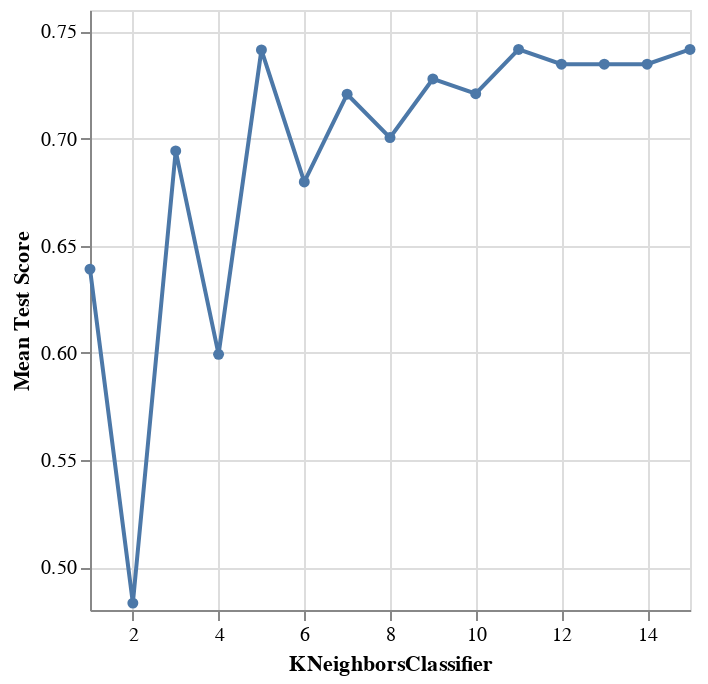

The code cell stored with this chart in its notebook:
### Code cell
# repeat above steps for players_preprocessor_2 to find accuracy
# create pipe

players_pipe_2=make_pipeline(players_preprocessor_2, knn_spec)
             
# perform standard 5-fold cross validation

knn_tune_grid_2=GridSearchCV(
        estimator=players_pipe_2,
        param_grid=param_grid,
        cv=5
    )

# fit tuned grid to X and y

knn_model_grid_2=knn_tune_grid_2.fit(X_train_2, y)

# find the results and store in a new dataframe 

accuracies_grid_2=pd.DataFrame(knn_model_grid_2.cv_results_)


# create a line graph (with points) to visualize results and help determine optimal KNeighbors value

accuracy_k_grid_2=alt.Chart(accuracies_grid_2).mark_line(point=True).encode(
    x=alt.X("param_kneighborsclassifier__n_neighbors").title("KNeighborsClassifier").scale(zero=False),
    y=alt.Y("mean_test_score").title("Mean Test Score").scale(zero=False)
)
accuracy_k_grid_2

### Figure 1 — Vega-Lite specification as saved in the notebook (floating-point values rounded to 4 significant figures)
{"config": {"view": {"continuousWidth": 300, "continuousHeight": 300}}, "data": {"name": "data-e940518ab6518a79f72b4a72babcf199"}, "mark": {"type": "line", "point": true}, "encoding": {"x": {"field": "param_kneighborsclassifier__n_neighbors", "scale": {"zero": false}, "title": "KNeighborsClassifier", "type": "quantitative"}, "y": {"field": "mean_test_score", "scale": {"zero": false}, "title": "Mean Test Score", "type": "quantitative"}}, "$schema": "https://vega.github.io/schema/vega-lite/v5.20.1.json", "datasets": {"data-e940518ab6518a79f72b4a72babcf199": [{"mean_fit_time": 0.003526, "std_fit_time": 0.0002231, "mean_score_time": 0.003934, "std_score_time": 0.0003439, "param_kneighborsclassifier__n_neighbors": 1, "params": {"kneighborsclassifier__n_neighbors": 1}, "split0_test_score": 0.7, "split1_test_score": 0.6333, "split2_test_score": 0.5862, "split3_test_score": 0.5862, "split4_test_score": 0.6897, "mean_test_score": 0.6391, "std_test_score": 0.04877, "rank_test_score": 13}, {"mean_fit_time": 0.003728, "std_fit_time": 0.000815, "mean_score_time": 0.003696, "std_score_time": 0.0001089, "param_kneighborsclassifier__n_neighbors": 2, "params": {"kneighborsclassifier__n_neighbors": 2}, "split0_test_score": 0.4667, "split1_test_score": 0.4667, "split2_test_score": 0.4138, "split3_test_score": 0.5172, "split4_test_score": 0.5517, "mean_test_score": 0.4832, "std_test_score": 0.04737, "rank_test_score": 15}, {"mean_fit_time": 0.00334, "std_fit_time": 4.492e-05, "mean_score_time": 0.005056, "std_score_time": 0.002778, "param_kneighborsclassifier__n_neighbors": 3, "params": {"kneighborsclassifier__n_neighbors": 3}, "split0_test_score": 0.7, "split1_test_score": 0.6333, "split2_test_score": 0.7241, "split3_test_score": 0.7586, "split4_test_score": 0.6552, "mean_test_score": 0.6943, "std_test_score": 0.0454, "rank_test_score": 11}, {"mean_fit_time": 0.003319, "std_fit_time": 8.171e-05, "mean_score_time": 0.003658, "std_score_time": 4.15e-05, "param_kneighborsclassifier__n_neighbors": 4, "params": {"kneighborsclassifier__n_neighbors": 4}, "split0_test_score": 0.5, "split1_test_score": 0.6, "split2_test_score": 0.6552, "split3_test_score": 0.6207, "split4_test_score": 0.6207, "mean_test_score": 0.5993, "std_test_score": 0.05272, "rank_test_score": 14}, {"mean_fit_time": 0.003273, "std_fit_time": 4.268e-05, "mean_score_time": 0.003618, "std_score_time": 2.452e-05, "param_kneighborsclassifier__n_neighbors": 5, "params": {"kneighborsclassifier__n_neighbors": 5}, "split0_test_score": 0.7333, "split1_test_score": 0.7667, "split2_test_score": 0.7241, "split3_test_score": 0.7241, "split4_test_score": 0.7586, "mean_test_score": 0.7414, "std_test_score": 0.01787, "rank_test_score": 3}, {"mean_fit_time": 0.003274, "std_fit_time": 5.299e-05, "mean_score_time": 0.003654, "std_score_time": 3.211e-05, "param_kneighborsclassifier__n_neighbors": 6, "params": {"kneighborsclassifier__n_neighbors": 6}, "split0_test_score": 0.6667, "split1_test_score": 0.7667, "split2_test_score": 0.6207, "split3_test_score": 0.6897, "split4_test_score": 0.6552, "mean_test_score": 0.6798, "std_test_score": 0.04882, "rank_test_score": 12}, {"mean_fit_time": 0.003253, "std_fit_time": 5.34e-05, "mean_score_time": 0.003623, "std_score_time": 4.881e-05, "param_kneighborsclassifier__n_neighbors": 7, "params": {"kneighborsclassifier__n_neighbors": 7}, "split0_test_score": 0.7333, "split1_test_score": 0.7667, "split2_test_score": 0.6207, "split3_test_score": 0.7241, "split4_test_score": 0.7586, "mean_test_score": 0.7207, "std_test_score": 0.05239, "rank_test_score": 9}, {"mean_fit_time": 0.003585, "std_fit_time": 0.0006916, "mean_score_time": 0.003617, "std_score_time": 3.167e-05, "param_kneighborsclassifier__n_neighbors": 8, "params": {"kneighborsclassifier__n_neighbors": 8}, "split0_test_score": 0.6667, "split1_test_score": 0.7667, "split2_test_score": 0.6207, "split3_test_score": 0.6897, "split4_test_score": 0.7586, "mean_test_score": 0.7005, "std_test_score": 0.05548, "rank_test_score": 10}, {"mean_fit_time": 0.003262, "std_fit_time": 6.544e-05, "mean_score_time": 0.003617, "std_score_time": 3.873e-05, "param_kneighborsclassifier__n_neighbors": 9, "params": {"kneighborsclassifier__n_neighbors": 9}, "split0_test_score": 0.7333, "split1_test_score": 0.7333, "split2_test_score": 0.6897, "split3_test_score": 0.7241, "split4_test_score": 0.7586, "mean_test_score": 0.7278, "std_test_score": 0.02227, "rank_test_score": 7}, {"mean_fit_time": 0.00333, "std_fit_time": 0.0001733, "mean_score_time": 0.003602, "std_score_time": 6.193e-05, "param_kneighborsclassifier__n_neighbors": 10, "params": {"kneighborsclassifier__n_neighbors": 10}, "split0_test_score": 0.7333, "split1_test_score": 0.7333, "split2_test_score": 0.6897, "split3_test_score": 0.6897, "split4_test_score": 0.7586, "mean_test_score": 0.7209, "std_test_score": 0.02715, "rank_test_score": 8}, {"mean_fit_time": 0.003212, "std_fit_time": 1.154e-05, "mean_score_time": 0.003623, "std_score_time": 3.214e-05, "param_kneighborsclassifier__n_neighbors": 11, "params": {"kneighborsclassifier__n_neighbors": 11}, "split0_test_score": 0.7333, "split1_test_score": 0.7333, "split2_test_score": 0.7241, "split3_test_score": 0.7586, "split4_test_score": 0.7586, "mean_test_score": 0.7416, "std_test_score": 0.01429, "rank_test_score": 1}, {"mean_fit_time": 0.003231, "std_fit_time": 5.016e-05, "mean_score_time": 0.003612, "std_score_time": 4.51e-05, "param_kneighborsclassifier__n_neighbors": 12, "params": {"kneighborsclassifier__n_neighbors": 12}, "split0_test_score": 0.7333, "split1_test_score": 0.7333, "split2_test_score": 0.6897, "split3_test_score": 0.7586, "split4_test_score": 0.7586, "mean_test_score": 0.7347, "std_test_score": 0.02521, "rank_test_score": 4}, {"mean_fit_time": 0.003214, "std_fit_time": 3.639e-05, "mean_score_time": 0.004558, "std_score_time": 0.001883, "param_kneighborsclassifier__n_neighbors": 13, "params": {"kneighborsclassifier__n_neighbors": 13}, "split0_test_score": 0.7333, "split1_test_score": 0.7333, "split2_test_score": 0.6897, "split3_test_score": 0.7586, "split4_test_score": 0.7586, "mean_test_score": 0.7347, "std_test_score": 0.02521, "rank_test_score": 4}, {"mean_fit_time": 0.003247, "std_fit_time": 5.436e-05, "mean_score_time": 0.00363, "std_score_time": 3.432e-05, "param_kneighborsclassifier__n_neighbors": 14, "params": {"kneighborsclassifier__n_neighbors": 14}, "split0_test_score": 0.7333, "split1_test_score": 0.7333, "split2_test_score": 0.6897, "split3_test_score": 0.7586, "split4_test_score": 0.7586, "mean_test_score": 0.7347, "std_test_score": 0.02521, "rank_test_score": 4}, {"mean_fit_time": 0.003262, "std_fit_time": 8.411e-05, "mean_score_time": 0.003645, "std_score_time": 5.908e-05, "param_kneighborsclassifier__n_neighbors": 15, "params": {"kneighborsclassifier__n_neighbors": 15}, "split0_test_score": 0.7333, "split1_test_score": 0.7333, "split2_test_score": 0.7241, "split3_test_score": 0.7586, "split4_test_score": 0.7586, "mean_test_score": 0.7416, "std_test_score": 0.01429, "rank_test_score": 1}]}}
